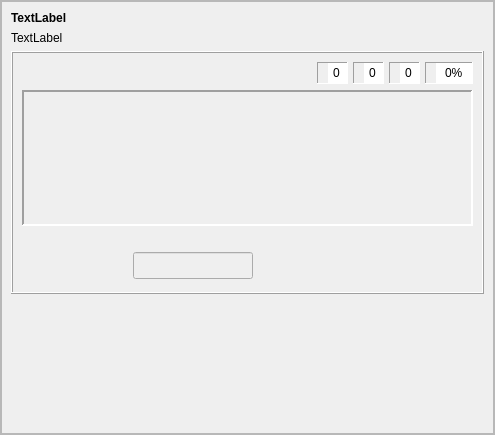
<?xml version="1.0" encoding="UTF-8"?>
<ui version="4.0">
 <class>audkompreno</class>
 <widget class="QFrame" name="audkompreno">
  <property name="geometry">
   <rect>
    <x>0</x>
    <y>0</y>
    <width>495</width>
    <height>435</height>
   </rect>
  </property>
  <property name="windowTitle">
   <string>Frame</string>
  </property>
  <property name="frameShape">
   <enum>QFrame::StyledPanel</enum>
  </property>
  <property name="frameShadow">
   <enum>QFrame::Raised</enum>
  </property>
  <property name="tipo" stdset="0">
   <string>senborda</string>
  </property>
  <layout class="QVBoxLayout" name="verticalLayout_12">
   <property name="leftMargin">
    <number>0</number>
   </property>
   <property name="topMargin">
    <number>0</number>
   </property>
   <property name="rightMargin">
    <number>0</number>
   </property>
   <property name="bottomMargin">
    <number>0</number>
   </property>
   <item>
    <widget class="QScrollArea" name="scrollArea">
     <property name="widgetResizable">
      <bool>true</bool>
     </property>
     <widget class="QWidget" name="scrollAreaWidgetContents">
      <property name="geometry">
       <rect>
        <x>0</x>
        <y>0</y>
        <width>491</width>
        <height>431</height>
       </rect>
      </property>
      <layout class="QVBoxLayout" name="verticalLayout_13">
       <item>
        <widget class="titolo" name="Ekz_Audk1">
         <property name="font">
          <font>
           <weight>75</weight>
           <bold>true</bold>
          </font>
         </property>
         <property name="text">
          <string notr="true">TextLabel</string>
         </property>
        </widget>
       </item>
       <item>
        <widget class="QLabel" name="Ekz_Audk2">
         <property name="text">
          <string notr="true">TextLabel</string>
         </property>
         <property name="wordWrap">
          <bool>true</bool>
         </property>
        </widget>
       </item>
       <item>
        <widget class="QFrame" name="frame">
         <property name="frameShape">
          <enum>QFrame::Box</enum>
         </property>
         <property name="frameShadow">
          <enum>QFrame::Raised</enum>
         </property>
         <property name="tipo" stdset="0">
          <string>markebla</string>
         </property>
         <layout class="QVBoxLayout" name="verticalLayout_11" stretch="0,1,0">
          <item>
           <layout class="QHBoxLayout" name="horizontalLayout_9">
            <property name="spacing">
             <number>5</number>
            </property>
            <item>
             <widget class="QFrame" name="frame_10">
              <property name="minimumSize">
               <size>
                <width>0</width>
                <height>0</height>
               </size>
              </property>
              <property name="maximumSize">
               <size>
                <width>16777215</width>
                <height>16777215</height>
               </size>
              </property>
              <property name="autoFillBackground">
               <bool>false</bool>
              </property>
              <property name="frameShape">
               <enum>QFrame::NoFrame</enum>
              </property>
              <property name="frameShadow">
               <enum>QFrame::Sunken</enum>
              </property>
              <layout class="QHBoxLayout" name="horizontalLayout_2">
               <property name="spacing">
                <number>1</number>
               </property>
               <property name="leftMargin">
                <number>0</number>
               </property>
               <property name="topMargin">
                <number>0</number>
               </property>
               <property name="rightMargin">
                <number>0</number>
               </property>
               <property name="bottomMargin">
                <number>0</number>
               </property>
               <item>
                <widget class="QPushButton" name="BitBtn8">
                 <property name="text">
                  <string/>
                 </property>
                 <property name="icon">
                  <iconset>
                   <normalon>:/ikonoj/ekzercoj/komenci.png</normalon>
                   <activeon>:/ikonoj/ekzercoj/komenci-over.png</activeon>
                  </iconset>
                 </property>
                 <property name="iconSize">
                  <size>
                   <width>35</width>
                   <height>33</height>
                  </size>
                 </property>
                 <property name="flat">
                  <bool>true</bool>
                 </property>
                 <property name="tipo" stdset="0">
                  <string>komenci</string>
                 </property>
                </widget>
               </item>
               <item>
                <widget class="QPushButton" name="BitBtn10">
                 <property name="enabled">
                  <bool>false</bool>
                 </property>
                 <property name="text">
                  <string/>
                 </property>
                 <property name="icon">
                  <iconset>
                   <normalon>:/ikonoj/ekzercoj/halti.png</normalon>
                   <activeon>:/ikonoj/ekzercoj/halti-over.png</activeon>
                  </iconset>
                 </property>
                 <property name="iconSize">
                  <size>
                   <width>35</width>
                   <height>33</height>
                  </size>
                 </property>
                 <property name="flat">
                  <bool>true</bool>
                 </property>
                 <property name="tipo" stdset="0">
                  <string>halti</string>
                 </property>
                </widget>
               </item>
              </layout>
             </widget>
            </item>
            <item>
             <spacer name="horizontalSpacer_10">
              <property name="orientation">
               <enum>Qt::Horizontal</enum>
              </property>
              <property name="sizeHint" stdset="0">
               <size>
                <width>13</width>
                <height>20</height>
               </size>
              </property>
             </spacer>
            </item>
            <item>
             <widget class="QFrame" name="frame_11">
              <property name="maximumSize">
               <size>
                <width>16777215</width>
                <height>31</height>
               </size>
              </property>
              <property name="frameShape">
               <enum>QFrame::Panel</enum>
              </property>
              <property name="frameShadow">
               <enum>QFrame::Sunken</enum>
              </property>
              <property name="tipo" stdset="0">
               <string>shilda</string>
              </property>
              <layout class="QHBoxLayout" name="horizontalLayout_3">
               <property name="spacing">
                <number>1</number>
               </property>
               <property name="leftMargin">
                <number>2</number>
               </property>
               <property name="topMargin">
                <number>0</number>
               </property>
               <property name="rightMargin">
                <number>0</number>
               </property>
               <property name="bottomMargin">
                <number>0</number>
               </property>
               <item>
                <widget class="QLabel" name="label_53">
                 <property name="maximumSize">
                  <size>
                   <width>24</width>
                   <height>24</height>
                  </size>
                 </property>
                 <property name="text">
                  <string notr="true"/>
                 </property>
                 <property name="pixmap">
                  <pixmap resource="ikonoj.qrc">:/ikonoj/kubeto.png</pixmap>
                 </property>
                 <property name="scaledContents">
                  <bool>true</bool>
                 </property>
                 <property name="alignment">
                  <set>Qt::AlignCenter</set>
                 </property>
                </widget>
               </item>
               <item>
                <widget class="QSpinBox" name="Placar1">
                 <property name="sizePolicy">
                  <sizepolicy hsizetype="Preferred" vsizetype="Preferred">
                   <horstretch>0</horstretch>
                   <verstretch>0</verstretch>
                  </sizepolicy>
                 </property>
                 <property name="frame">
                  <bool>false</bool>
                 </property>
                 <property name="alignment">
                  <set>Qt::AlignCenter</set>
                 </property>
                 <property name="readOnly">
                  <bool>true</bool>
                 </property>
                 <property name="buttonSymbols">
                  <enum>QAbstractSpinBox::NoButtons</enum>
                 </property>
                 <property name="tipo" stdset="0">
                  <string>shilda</string>
                 </property>
                </widget>
               </item>
              </layout>
             </widget>
            </item>
            <item>
             <widget class="QFrame" name="frame_12">
              <property name="maximumSize">
               <size>
                <width>16777215</width>
                <height>31</height>
               </size>
              </property>
              <property name="frameShape">
               <enum>QFrame::Panel</enum>
              </property>
              <property name="frameShadow">
               <enum>QFrame::Sunken</enum>
              </property>
              <property name="tipo" stdset="0">
               <string>shilda</string>
              </property>
              <layout class="QHBoxLayout" name="horizontalLayout_4">
               <property name="spacing">
                <number>1</number>
               </property>
               <property name="leftMargin">
                <number>2</number>
               </property>
               <property name="topMargin">
                <number>0</number>
               </property>
               <property name="rightMargin">
                <number>0</number>
               </property>
               <property name="bottomMargin">
                <number>0</number>
               </property>
               <item>
                <widget class="QLabel" name="label_54">
                 <property name="maximumSize">
                  <size>
                   <width>24</width>
                   <height>24</height>
                  </size>
                 </property>
                 <property name="text">
                  <string notr="true"/>
                 </property>
                 <property name="pixmap">
                  <pixmap resource="ikonoj.qrc">:/ikonoj/ekzercoj/bone.png</pixmap>
                 </property>
                 <property name="scaledContents">
                  <bool>true</bool>
                 </property>
                 <property name="alignment">
                  <set>Qt::AlignCenter</set>
                 </property>
                </widget>
               </item>
               <item>
                <widget class="QSpinBox" name="Placar2">
                 <property name="sizePolicy">
                  <sizepolicy hsizetype="Preferred" vsizetype="Preferred">
                   <horstretch>0</horstretch>
                   <verstretch>0</verstretch>
                  </sizepolicy>
                 </property>
                 <property name="frame">
                  <bool>false</bool>
                 </property>
                 <property name="alignment">
                  <set>Qt::AlignCenter</set>
                 </property>
                 <property name="readOnly">
                  <bool>true</bool>
                 </property>
                 <property name="buttonSymbols">
                  <enum>QAbstractSpinBox::NoButtons</enum>
                 </property>
                 <property name="tipo" stdset="0">
                  <string>shilda</string>
                 </property>
                </widget>
               </item>
              </layout>
             </widget>
            </item>
            <item>
             <widget class="QFrame" name="frame_36">
              <property name="maximumSize">
               <size>
                <width>16777215</width>
                <height>31</height>
               </size>
              </property>
              <property name="frameShape">
               <enum>QFrame::Panel</enum>
              </property>
              <property name="frameShadow">
               <enum>QFrame::Sunken</enum>
              </property>
              <property name="tipo" stdset="0">
               <string>shilda</string>
              </property>
              <layout class="QHBoxLayout" name="horizontalLayout_5">
               <property name="spacing">
                <number>1</number>
               </property>
               <property name="leftMargin">
                <number>2</number>
               </property>
               <property name="topMargin">
                <number>0</number>
               </property>
               <property name="rightMargin">
                <number>0</number>
               </property>
               <property name="bottomMargin">
                <number>0</number>
               </property>
               <item>
                <widget class="QLabel" name="label_55">
                 <property name="minimumSize">
                  <size>
                   <width>0</width>
                   <height>0</height>
                  </size>
                 </property>
                 <property name="maximumSize">
                  <size>
                   <width>24</width>
                   <height>24</height>
                  </size>
                 </property>
                 <property name="text">
                  <string notr="true"/>
                 </property>
                 <property name="pixmap">
                  <pixmap resource="ikonoj.qrc">:/ikonoj/ekzercoj/malbone.png</pixmap>
                 </property>
                 <property name="scaledContents">
                  <bool>true</bool>
                 </property>
                 <property name="alignment">
                  <set>Qt::AlignCenter</set>
                 </property>
                </widget>
               </item>
               <item>
                <widget class="QSpinBox" name="Placar3">
                 <property name="sizePolicy">
                  <sizepolicy hsizetype="Preferred" vsizetype="Preferred">
                   <horstretch>0</horstretch>
                   <verstretch>0</verstretch>
                  </sizepolicy>
                 </property>
                 <property name="minimumSize">
                  <size>
                   <width>0</width>
                   <height>0</height>
                  </size>
                 </property>
                 <property name="frame">
                  <bool>false</bool>
                 </property>
                 <property name="alignment">
                  <set>Qt::AlignCenter</set>
                 </property>
                 <property name="readOnly">
                  <bool>true</bool>
                 </property>
                 <property name="buttonSymbols">
                  <enum>QAbstractSpinBox::NoButtons</enum>
                 </property>
                 <property name="value">
                  <number>0</number>
                 </property>
                 <property name="tipo" stdset="0">
                  <string>shilda</string>
                 </property>
                </widget>
               </item>
              </layout>
             </widget>
            </item>
            <item>
             <widget class="QFrame" name="frame_37">
              <property name="maximumSize">
               <size>
                <width>16777215</width>
                <height>31</height>
               </size>
              </property>
              <property name="frameShape">
               <enum>QFrame::Panel</enum>
              </property>
              <property name="frameShadow">
               <enum>QFrame::Sunken</enum>
              </property>
              <property name="tipo" stdset="0">
               <string>shilda</string>
              </property>
              <layout class="QHBoxLayout" name="horizontalLayout_6">
               <property name="spacing">
                <number>1</number>
               </property>
               <property name="leftMargin">
                <number>2</number>
               </property>
               <property name="topMargin">
                <number>0</number>
               </property>
               <property name="rightMargin">
                <number>0</number>
               </property>
               <property name="bottomMargin">
                <number>0</number>
               </property>
               <item>
                <widget class="QLabel" name="label_56">
                 <property name="maximumSize">
                  <size>
                   <width>24</width>
                   <height>24</height>
                  </size>
                 </property>
                 <property name="text">
                  <string notr="true"/>
                 </property>
                 <property name="pixmap">
                  <pixmap resource="ikonoj.qrc">:/ikonoj/kalkulilo.png</pixmap>
                 </property>
                 <property name="scaledContents">
                  <bool>true</bool>
                 </property>
                 <property name="alignment">
                  <set>Qt::AlignCenter</set>
                 </property>
                </widget>
               </item>
               <item>
                <widget class="QSpinBox" name="Placar4">
                 <property name="sizePolicy">
                  <sizepolicy hsizetype="Preferred" vsizetype="Preferred">
                   <horstretch>0</horstretch>
                   <verstretch>0</verstretch>
                  </sizepolicy>
                 </property>
                 <property name="frame">
                  <bool>false</bool>
                 </property>
                 <property name="alignment">
                  <set>Qt::AlignCenter</set>
                 </property>
                 <property name="readOnly">
                  <bool>true</bool>
                 </property>
                 <property name="buttonSymbols">
                  <enum>QAbstractSpinBox::NoButtons</enum>
                 </property>
                 <property name="suffix">
                  <string>%</string>
                 </property>
                 <property name="maximum">
                  <number>100</number>
                 </property>
                 <property name="value">
                  <number>0</number>
                 </property>
                 <property name="tipo" stdset="0">
                  <string>shilda</string>
                 </property>
                </widget>
               </item>
              </layout>
             </widget>
            </item>
           </layout>
          </item>
          <item>
           <widget class="QFrame" name="vortujo">
            <property name="font">
             <font>
              <pointsize>11</pointsize>
             </font>
            </property>
            <property name="frameShape">
             <enum>QFrame::Panel</enum>
            </property>
            <property name="frameShadow">
             <enum>QFrame::Sunken</enum>
            </property>
            <property name="lineWidth">
             <number>2</number>
            </property>
            <property name="midLineWidth">
             <number>0</number>
            </property>
            <property name="tipo" stdset="0">
             <string>ekzerca</string>
            </property>
            <layout class="QHBoxLayout" name="horizontalLayout">
             <property name="topMargin">
              <number>0</number>
             </property>
             <property name="bottomMargin">
              <number>0</number>
             </property>
             <item>
              <layout class="QVBoxLayout" name="verticalLayout_8">
               <item>
                <widget class="QLabel" name="label_61">
                 <property name="alignment">
                  <set>Qt::AlignCenter</set>
                 </property>
                 <property name="lingvo" stdset="0">
                  <string>eo</string>
                 </property>
                </widget>
               </item>
               <item>
                <widget class="QLabel" name="label_62">
                 <property name="alignment">
                  <set>Qt::AlignCenter</set>
                 </property>
                 <property name="lingvo" stdset="0">
                  <string>eo</string>
                 </property>
                </widget>
               </item>
               <item>
                <widget class="QLabel" name="label_63">
                 <property name="alignment">
                  <set>Qt::AlignCenter</set>
                 </property>
                 <property name="lingvo" stdset="0">
                  <string>eo</string>
                 </property>
                </widget>
               </item>
               <item>
                <widget class="QLabel" name="label_64">
                 <property name="alignment">
                  <set>Qt::AlignCenter</set>
                 </property>
                 <property name="lingvo" stdset="0">
                  <string>eo</string>
                 </property>
                </widget>
               </item>
               <item>
                <widget class="QLabel" name="label_65">
                 <property name="alignment">
                  <set>Qt::AlignCenter</set>
                 </property>
                 <property name="lingvo" stdset="0">
                  <string>eo</string>
                 </property>
                </widget>
               </item>
               <item>
                <widget class="QLabel" name="label_66">
                 <property name="alignment">
                  <set>Qt::AlignCenter</set>
                 </property>
                 <property name="lingvo" stdset="0">
                  <string>eo</string>
                 </property>
                </widget>
               </item>
              </layout>
             </item>
             <item>
              <layout class="QVBoxLayout" name="verticalLayout_7">
               <item>
                <widget class="QLabel" name="label_50">
                 <property name="alignment">
                  <set>Qt::AlignCenter</set>
                 </property>
                 <property name="lingvo" stdset="0">
                  <string>eo</string>
                 </property>
                </widget>
               </item>
               <item>
                <widget class="QLabel" name="label_52">
                 <property name="alignment">
                  <set>Qt::AlignCenter</set>
                 </property>
                 <property name="lingvo" stdset="0">
                  <string>eo</string>
                 </property>
                </widget>
               </item>
               <item>
                <widget class="QLabel" name="label_57">
                 <property name="alignment">
                  <set>Qt::AlignCenter</set>
                 </property>
                 <property name="lingvo" stdset="0">
                  <string>eo</string>
                 </property>
                </widget>
               </item>
               <item>
                <widget class="QLabel" name="label_58">
                 <property name="alignment">
                  <set>Qt::AlignCenter</set>
                 </property>
                 <property name="lingvo" stdset="0">
                  <string>eo</string>
                 </property>
                </widget>
               </item>
               <item>
                <widget class="QLabel" name="label_59">
                 <property name="alignment">
                  <set>Qt::AlignCenter</set>
                 </property>
                 <property name="lingvo" stdset="0">
                  <string>eo</string>
                 </property>
                </widget>
               </item>
               <item>
                <widget class="QLabel" name="label_60">
                 <property name="alignment">
                  <set>Qt::AlignCenter</set>
                 </property>
                 <property name="lingvo" stdset="0">
                  <string>eo</string>
                 </property>
                </widget>
               </item>
              </layout>
             </item>
             <item>
              <layout class="QVBoxLayout" name="verticalLayout_6">
               <item>
                <widget class="QLabel" name="label_45">
                 <property name="alignment">
                  <set>Qt::AlignCenter</set>
                 </property>
                 <property name="lingvo" stdset="0">
                  <string>eo</string>
                 </property>
                </widget>
               </item>
               <item>
                <widget class="QLabel" name="label_46">
                 <property name="alignment">
                  <set>Qt::AlignCenter</set>
                 </property>
                 <property name="lingvo" stdset="0">
                  <string>eo</string>
                 </property>
                </widget>
               </item>
               <item>
                <widget class="QLabel" name="label_47">
                 <property name="alignment">
                  <set>Qt::AlignCenter</set>
                 </property>
                 <property name="lingvo" stdset="0">
                  <string>eo</string>
                 </property>
                </widget>
               </item>
               <item>
                <widget class="QLabel" name="label_48">
                 <property name="alignment">
                  <set>Qt::AlignCenter</set>
                 </property>
                 <property name="lingvo" stdset="0">
                  <string>eo</string>
                 </property>
                </widget>
               </item>
               <item>
                <widget class="QLabel" name="label_49">
                 <property name="alignment">
                  <set>Qt::AlignCenter</set>
                 </property>
                 <property name="lingvo" stdset="0">
                  <string>eo</string>
                 </property>
                </widget>
               </item>
               <item>
                <widget class="QLabel" name="label_51">
                 <property name="alignment">
                  <set>Qt::AlignCenter</set>
                 </property>
                 <property name="lingvo" stdset="0">
                  <string>eo</string>
                 </property>
                </widget>
               </item>
              </layout>
             </item>
             <item>
              <layout class="QVBoxLayout" name="verticalLayout_5">
               <item>
                <widget class="QLabel" name="label_37">
                 <property name="alignment">
                  <set>Qt::AlignCenter</set>
                 </property>
                 <property name="lingvo" stdset="0">
                  <string>eo</string>
                 </property>
                </widget>
               </item>
               <item>
                <widget class="QLabel" name="label_38">
                 <property name="alignment">
                  <set>Qt::AlignCenter</set>
                 </property>
                 <property name="lingvo" stdset="0">
                  <string>eo</string>
                 </property>
                </widget>
               </item>
               <item>
                <widget class="QLabel" name="label_39">
                 <property name="alignment">
                  <set>Qt::AlignCenter</set>
                 </property>
                 <property name="lingvo" stdset="0">
                  <string>eo</string>
                 </property>
                </widget>
               </item>
               <item>
                <widget class="QLabel" name="label_40">
                 <property name="alignment">
                  <set>Qt::AlignCenter</set>
                 </property>
                 <property name="lingvo" stdset="0">
                  <string>eo</string>
                 </property>
                </widget>
               </item>
               <item>
                <widget class="QLabel" name="label_41">
                 <property name="alignment">
                  <set>Qt::AlignCenter</set>
                 </property>
                 <property name="lingvo" stdset="0">
                  <string>eo</string>
                 </property>
                </widget>
               </item>
               <item>
                <widget class="QLabel" name="label_43">
                 <property name="alignment">
                  <set>Qt::AlignCenter</set>
                 </property>
                 <property name="lingvo" stdset="0">
                  <string>eo</string>
                 </property>
                </widget>
               </item>
              </layout>
             </item>
             <item>
              <layout class="QVBoxLayout" name="verticalLayout_4">
               <item>
                <widget class="QLabel" name="label_29">
                 <property name="alignment">
                  <set>Qt::AlignCenter</set>
                 </property>
                 <property name="lingvo" stdset="0">
                  <string>eo</string>
                 </property>
                </widget>
               </item>
               <item>
                <widget class="QLabel" name="label_30">
                 <property name="alignment">
                  <set>Qt::AlignCenter</set>
                 </property>
                 <property name="lingvo" stdset="0">
                  <string>eo</string>
                 </property>
                </widget>
               </item>
               <item>
                <widget class="QLabel" name="label_31">
                 <property name="alignment">
                  <set>Qt::AlignCenter</set>
                 </property>
                 <property name="lingvo" stdset="0">
                  <string>eo</string>
                 </property>
                </widget>
               </item>
               <item>
                <widget class="QLabel" name="label_32">
                 <property name="alignment">
                  <set>Qt::AlignCenter</set>
                 </property>
                 <property name="lingvo" stdset="0">
                  <string>eo</string>
                 </property>
                </widget>
               </item>
               <item>
                <widget class="QLabel" name="label_33">
                 <property name="alignment">
                  <set>Qt::AlignCenter</set>
                 </property>
                 <property name="lingvo" stdset="0">
                  <string>eo</string>
                 </property>
                </widget>
               </item>
               <item>
                <widget class="QLabel" name="label_35">
                 <property name="alignment">
                  <set>Qt::AlignCenter</set>
                 </property>
                 <property name="lingvo" stdset="0">
                  <string>eo</string>
                 </property>
                </widget>
               </item>
              </layout>
             </item>
             <item>
              <layout class="QVBoxLayout" name="verticalLayout_3">
               <item>
                <widget class="QLabel" name="label_21">
                 <property name="alignment">
                  <set>Qt::AlignCenter</set>
                 </property>
                 <property name="lingvo" stdset="0">
                  <string>eo</string>
                 </property>
                </widget>
               </item>
               <item>
                <widget class="QLabel" name="label_22">
                 <property name="alignment">
                  <set>Qt::AlignCenter</set>
                 </property>
                 <property name="lingvo" stdset="0">
                  <string>eo</string>
                 </property>
                </widget>
               </item>
               <item>
                <widget class="QLabel" name="label_23">
                 <property name="alignment">
                  <set>Qt::AlignCenter</set>
                 </property>
                 <property name="lingvo" stdset="0">
                  <string>eo</string>
                 </property>
                </widget>
               </item>
               <item>
                <widget class="QLabel" name="label_24">
                 <property name="alignment">
                  <set>Qt::AlignCenter</set>
                 </property>
                 <property name="lingvo" stdset="0">
                  <string>eo</string>
                 </property>
                </widget>
               </item>
               <item>
                <widget class="QLabel" name="label_25">
                 <property name="alignment">
                  <set>Qt::AlignCenter</set>
                 </property>
                 <property name="lingvo" stdset="0">
                  <string>eo</string>
                 </property>
                </widget>
               </item>
               <item>
                <widget class="QLabel" name="label_27">
                 <property name="alignment">
                  <set>Qt::AlignCenter</set>
                 </property>
                 <property name="lingvo" stdset="0">
                  <string>eo</string>
                 </property>
                </widget>
               </item>
              </layout>
             </item>
             <item>
              <layout class="QVBoxLayout" name="verticalLayout_2">
               <item>
                <widget class="QLabel" name="label_13">
                 <property name="alignment">
                  <set>Qt::AlignCenter</set>
                 </property>
                 <property name="lingvo" stdset="0">
                  <string>eo</string>
                 </property>
                </widget>
               </item>
               <item>
                <widget class="QLabel" name="label_14">
                 <property name="alignment">
                  <set>Qt::AlignCenter</set>
                 </property>
                 <property name="lingvo" stdset="0">
                  <string>eo</string>
                 </property>
                </widget>
               </item>
               <item>
                <widget class="QLabel" name="label_15">
                 <property name="alignment">
                  <set>Qt::AlignCenter</set>
                 </property>
                 <property name="lingvo" stdset="0">
                  <string>eo</string>
                 </property>
                </widget>
               </item>
               <item>
                <widget class="QLabel" name="label_16">
                 <property name="alignment">
                  <set>Qt::AlignCenter</set>
                 </property>
                 <property name="lingvo" stdset="0">
                  <string>eo</string>
                 </property>
                </widget>
               </item>
               <item>
                <widget class="QLabel" name="label_17">
                 <property name="alignment">
                  <set>Qt::AlignCenter</set>
                 </property>
                 <property name="lingvo" stdset="0">
                  <string>eo</string>
                 </property>
                </widget>
               </item>
               <item>
                <widget class="QLabel" name="label_19">
                 <property name="alignment">
                  <set>Qt::AlignCenter</set>
                 </property>
                 <property name="lingvo" stdset="0">
                  <string>eo</string>
                 </property>
                </widget>
               </item>
              </layout>
             </item>
             <item>
              <layout class="QVBoxLayout" name="verticalLayout">
               <item>
                <widget class="QLabel" name="label_5">
                 <property name="alignment">
                  <set>Qt::AlignCenter</set>
                 </property>
                 <property name="lingvo" stdset="0">
                  <string>eo</string>
                 </property>
                </widget>
               </item>
               <item>
                <widget class="QLabel" name="label_6">
                 <property name="alignment">
                  <set>Qt::AlignCenter</set>
                 </property>
                 <property name="lingvo" stdset="0">
                  <string>eo</string>
                 </property>
                </widget>
               </item>
               <item>
                <widget class="QLabel" name="label_7">
                 <property name="alignment">
                  <set>Qt::AlignCenter</set>
                 </property>
                 <property name="lingvo" stdset="0">
                  <string>eo</string>
                 </property>
                </widget>
               </item>
               <item>
                <widget class="QLabel" name="label_8">
                 <property name="alignment">
                  <set>Qt::AlignCenter</set>
                 </property>
                 <property name="lingvo" stdset="0">
                  <string>eo</string>
                 </property>
                </widget>
               </item>
               <item>
                <widget class="QLabel" name="label_9">
                 <property name="alignment">
                  <set>Qt::AlignCenter</set>
                 </property>
                 <property name="lingvo" stdset="0">
                  <string>eo</string>
                 </property>
                </widget>
               </item>
               <item>
                <widget class="QLabel" name="label_11">
                 <property name="alignment">
                  <set>Qt::AlignCenter</set>
                 </property>
                 <property name="lingvo" stdset="0">
                  <string>eo</string>
                 </property>
                </widget>
               </item>
              </layout>
             </item>
            </layout>
           </widget>
          </item>
          <item>
           <layout class="QHBoxLayout" name="horizontalLayout_7">
            <item>
             <spacer name="horizontalSpacer">
              <property name="orientation">
               <enum>Qt::Horizontal</enum>
              </property>
              <property name="sizeHint" stdset="0">
               <size>
                <width>40</width>
                <height>20</height>
               </size>
              </property>
             </spacer>
            </item>
            <item>
             <layout class="QGridLayout" name="gridLayout">
              <item row="0" column="0">
               <layout class="QVBoxLayout" name="verticalLayout_9">
                <property name="bottomMargin">
                 <number>4</number>
                </property>
                <item>
                 <widget class="QLabel" name="Korekta">
                  <property name="text">
                   <string/>
                  </property>
                  <property name="alignment">
                   <set>Qt::AlignCenter</set>
                  </property>
                  <property name="lingvo" stdset="0">
                   <string>eo</string>
                  </property>
                 </widget>
                </item>
                <item>
                 <widget class="cx_edit" name="Edit1">
                  <property name="enabled">
                   <bool>false</bool>
                  </property>
                  <property name="sizePolicy">
                   <sizepolicy hsizetype="Preferred" vsizetype="Preferred">
                    <horstretch>0</horstretch>
                    <verstretch>0</verstretch>
                   </sizepolicy>
                  </property>
                  <property name="maximumSize">
                   <size>
                    <width>120</width>
                    <height>16777215</height>
                   </size>
                  </property>
                  <property name="font">
                   <font>
                    <pointsize>12</pointsize>
                   </font>
                  </property>
                  <property name="maxLength">
                   <number>80</number>
                  </property>
                  <property name="alignment">
                   <set>Qt::AlignCenter</set>
                  </property>
                 </widget>
                </item>
               </layout>
              </item>
              <item row="0" column="1">
               <layout class="QHBoxLayout" name="horizontalLayout_8">
                <property name="spacing">
                 <number>12</number>
                </property>
                <property name="leftMargin">
                 <number>12</number>
                </property>
                <item alignment="Qt::AlignBottom">
                 <widget class="QPushButton" name="finita">
                  <property name="enabled">
                   <bool>false</bool>
                  </property>
                  <property name="sizePolicy">
                   <sizepolicy hsizetype="Maximum" vsizetype="Fixed">
                    <horstretch>0</horstretch>
                    <verstretch>0</verstretch>
                   </sizepolicy>
                  </property>
                  <property name="icon">
                   <iconset>
                    <normalon>:/ikonoj/ekzercoj/validi.png</normalon>
                    <activeon>:/ikonoj/ekzercoj/validi-over.png</activeon>
                   </iconset>
                  </property>
                  <property name="iconSize">
                   <size>
                    <width>35</width>
                    <height>33</height>
                   </size>
                  </property>
                  <property name="flat">
                   <bool>true</bool>
                  </property>
                 </widget>
                </item>
                <item alignment="Qt::AlignBottom">
                 <widget class="QPushButton" name="BitBtn9">
                  <property name="enabled">
                   <bool>false</bool>
                  </property>
                  <property name="sizePolicy">
                   <sizepolicy hsizetype="Maximum" vsizetype="Fixed">
                    <horstretch>0</horstretch>
                    <verstretch>0</verstretch>
                   </sizepolicy>
                  </property>
                  <property name="maximumSize">
                   <size>
                    <width>16777215</width>
                    <height>16777215</height>
                   </size>
                  </property>
                  <property name="text">
                   <string notr="true"/>
                  </property>
                  <property name="icon">
                   <iconset>
                    <normalon>:/ikonoj/ekzercoj/auskultu-denove.png</normalon>
                    <activeon>:/ikonoj/ekzercoj/auskultu-denove-over.png</activeon>
                   </iconset>
                  </property>
                  <property name="iconSize">
                   <size>
                    <width>81</width>
                    <height>33</height>
                   </size>
                  </property>
                  <property name="shortcut">
                   <string>Ctrl+Shift+S</string>
                  </property>
                  <property name="flat">
                   <bool>true</bool>
                  </property>
                  <property name="tipo" stdset="0">
                   <string>auskulti</string>
                  </property>
                 </widget>
                </item>
               </layout>
              </item>
             </layout>
            </item>
            <item>
             <spacer name="horizontalSpacer_2">
              <property name="orientation">
               <enum>Qt::Horizontal</enum>
              </property>
              <property name="sizeHint" stdset="0">
               <size>
                <width>40</width>
                <height>20</height>
               </size>
              </property>
             </spacer>
            </item>
           </layout>
          </item>
         </layout>
        </widget>
       </item>
       <item>
        <spacer name="verticalSpacer">
         <property name="orientation">
          <enum>Qt::Vertical</enum>
         </property>
         <property name="sizeHint" stdset="0">
          <size>
           <width>20</width>
           <height>40</height>
          </size>
         </property>
        </spacer>
       </item>
      </layout>
     </widget>
    </widget>
   </item>
  </layout>
 </widget>
 <customwidgets>
  <customwidget>
   <class>titolo</class>
   <extends>QLabel</extends>
   <header>titolo.h</header>
  </customwidget>
  <customwidget>
   <class>cx_edit</class>
   <extends>QLineEdit</extends>
   <header>cx_edit.h</header>
  </customwidget>
 </customwidgets>
 <resources>
  <include location="ikonoj.qrc"/>
 </resources>
 <connections/>
</ui>
